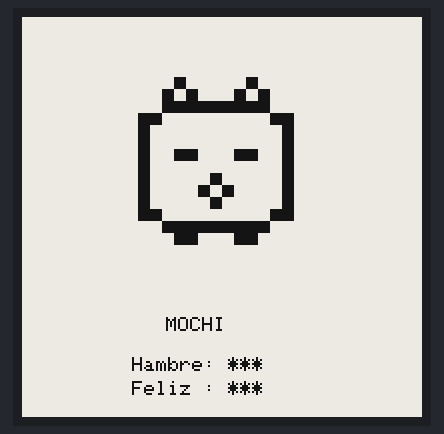
A sketch run on a simulated ESP8266 (NodeMCU). On the bench: 200×200 one-colour display.

Above: at 4.3 s.
At 47.1 s:
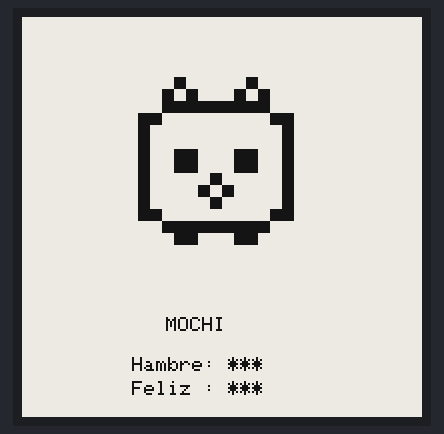

The sketch:

v0_0_2_-_ugly-cat-blink.ino
```cpp
#include <GxEPD2_BW.h>
#include <Adafruit_GFX.h>
#include <SPI.h>

GxEPD2_BW<GxEPD2_154_D67, GxEPD2_154_D67::HEIGHT> display(
  GxEPD2_154_D67(D6, D1, D2, D0)
);

bool ojosCerrados = false;
int ciclos = 0;

// ----------------------------
// DIBUJAR PIXEL ART
// ----------------------------
void pixel(int x, int y, int s, uint16_t color = GxEPD_BLACK)
{
  display.fillRect(x, y, s, s, color);
}

void dibujarMascotaPixel(bool dormido)
{
  // limpiar solo el área del personaje
  display.fillRect(40, 30, 120, 120, GxEPD_WHITE);

  int s = 6;      // tamaño del “pixel”
  int ox = 58;    // origen x
  int oy = 42;    // origen y

  // cabeza / contorno
  for (int i = 2; i <= 10; i++) {
    pixel(ox + i*s, oy + 0*s, s);
    pixel(ox + i*s, oy + 10*s, s);
  }

  for (int i = 1; i <= 9; i++) {
    pixel(ox + 0*s, oy + i*s, s);
    pixel(ox + 12*s, oy + i*s, s);
  }

  // esquinas internas para suavizar estilo pixel
  pixel(ox + 1*s, oy + 1*s, s);
  pixel(ox + 11*s, oy + 1*s, s);
  pixel(ox + 1*s, oy + 9*s, s);
  pixel(ox + 11*s, oy + 9*s, s);

  // orejas
  pixel(ox + 2*s, oy - 1*s, s);
  pixel(ox + 3*s, oy - 2*s, s);
  pixel(ox + 4*s, oy - 1*s, s);

  pixel(ox + 8*s, oy - 1*s, s);
  pixel(ox + 9*s, oy - 2*s, s);
  pixel(ox + 10*s, oy - 1*s, s);

  // ojos
  if (dormido)
  {
    pixel(ox + 3*s, oy + 4*s, s);
    pixel(ox + 4*s, oy + 4*s, s);

    pixel(ox + 8*s, oy + 4*s, s);
    pixel(ox + 9*s, oy + 4*s, s);
  }
  else
  {
    pixel(ox + 3*s, oy + 4*s, s);
    pixel(ox + 4*s, oy + 4*s, s);
    pixel(ox + 3*s, oy + 5*s, s);
    pixel(ox + 4*s, oy + 5*s, s);

    pixel(ox + 8*s, oy + 4*s, s);
    pixel(ox + 9*s, oy + 4*s, s);
    pixel(ox + 8*s, oy + 5*s, s);
    pixel(ox + 9*s, oy + 5*s, s);
  }

  // nariz
  pixel(ox + 6*s, oy + 6*s, s);

  // boca
  pixel(ox + 5*s, oy + 7*s, s);
  pixel(ox + 7*s, oy + 7*s, s);
  pixel(ox + 6*s, oy + 8*s, s);

  // piecitos
  pixel(ox + 3*s, oy + 11*s, s);
  pixel(ox + 4*s, oy + 11*s, s);
  pixel(ox + 8*s, oy + 11*s, s);
  pixel(ox + 9*s, oy + 11*s, s);
}

// ----------------------------
// PANTALLA COMPLETA
// ----------------------------
void pantallaCompleta()
{
  display.setFullWindow();
  display.firstPage();

  do
  {
    display.fillScreen(GxEPD_WHITE);

    dibujarMascotaPixel(false);

    display.setTextColor(GxEPD_BLACK);
    display.setTextSize(1);
    display.setCursor(72, 150);
    display.print("MOCHI");

    display.setCursor(55, 170);
    display.print("Hambre: ***");

    display.setCursor(55, 182);
    display.print("Feliz : ***");
  }
  while (display.nextPage());
}

// ----------------------------
// REFRESCO PARCIAL
// ----------------------------
void actualizarMascota()
{
  display.setPartialWindow(40, 30, 120, 120);

  display.firstPage();
  do
  {
    dibujarMascotaPixel(ojosCerrados);
  }
  while (display.nextPage());
}

void setup()
{
  Serial.begin(115200);
  SPI.begin();

  display.init(115200);
  display.setRotation(0);

  pantallaCompleta();
  delay(1500);
}

void loop()
{
  ojosCerrados = true;
  actualizarMascota();
  delay(250);

  ojosCerrados = false;
  actualizarMascota();
  delay(1400);

  ciclos++;

  // refresco completo ocasional para limpiar ghosting
  if (ciclos >= 15)
  {
    pantallaCompleta();
    ciclos = 0;
  }
}
```

Measured:
- what the display in image 0 shows lasts 0.7 s, from 4.3 s to 5.0 s
- what the display in image 1 shows lasts 1.9 s, from 47.0 s to 48.9 s
